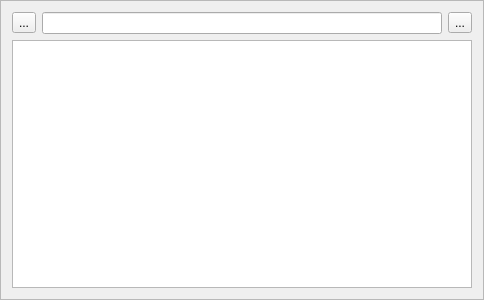
<?xml version="1.0" encoding="UTF-8"?>
<ui version="4.0">
 <class>Frame</class>
 <widget class="QFrame" name="Frame">
  <property name="geometry">
   <rect>
    <x>0</x>
    <y>0</y>
    <width>400</width>
    <height>300</height>
   </rect>
  </property>
  <property name="windowTitle">
   <string>Frame</string>
  </property>
  <property name="frameShape">
   <enum>QFrame::StyledPanel</enum>
  </property>
  <property name="frameShadow">
   <enum>QFrame::Raised</enum>
  </property>
  <layout class="QVBoxLayout" name="verticalLayout">
   <item>
    <layout class="QHBoxLayout" name="horizontalLayout">
     <property name="topMargin">
      <number>0</number>
     </property>
     <item>
      <widget class="QToolButton" name="bt_infos">
       <property name="toolTip">
        <string>Help</string>
       </property>
       <property name="text">
        <string>...</string>
       </property>
       <property name="icon">
        <iconset theme="dialog-information">
         <normaloff/>
        </iconset>
       </property>
      </widget>
     </item>
     <item>
      <widget class="PromptLineEdit" name="lineEdit">
       <property name="minimumSize">
        <size>
         <width>400</width>
         <height>0</height>
        </size>
       </property>
      </widget>
     </item>
     <item>
      <widget class="QToolButton" name="bt_close">
       <property name="toolTip">
        <string>Close</string>
       </property>
       <property name="text">
        <string>...</string>
       </property>
       <property name="icon">
        <iconset theme="window-close">
         <normaloff/>
        </iconset>
       </property>
      </widget>
     </item>
    </layout>
   </item>
   <item>
    <widget class="QTreeWidget" name="treeWidget">
     <property name="maximumSize">
      <size>
       <width>16777215</width>
       <height>500</height>
      </size>
     </property>
     <property name="headerHidden">
      <bool>true</bool>
     </property>
     <column>
      <property name="text">
       <string notr="true">1</string>
      </property>
     </column>
    </widget>
   </item>
  </layout>
 </widget>
 <customwidgets>
  <customwidget>
   <class>PromptLineEdit</class>
   <extends>QLineEdit</extends>
   <header>pyqode.core.widgets</header>
  </customwidget>
 </customwidgets>
 <resources/>
 <connections/>
</ui>
